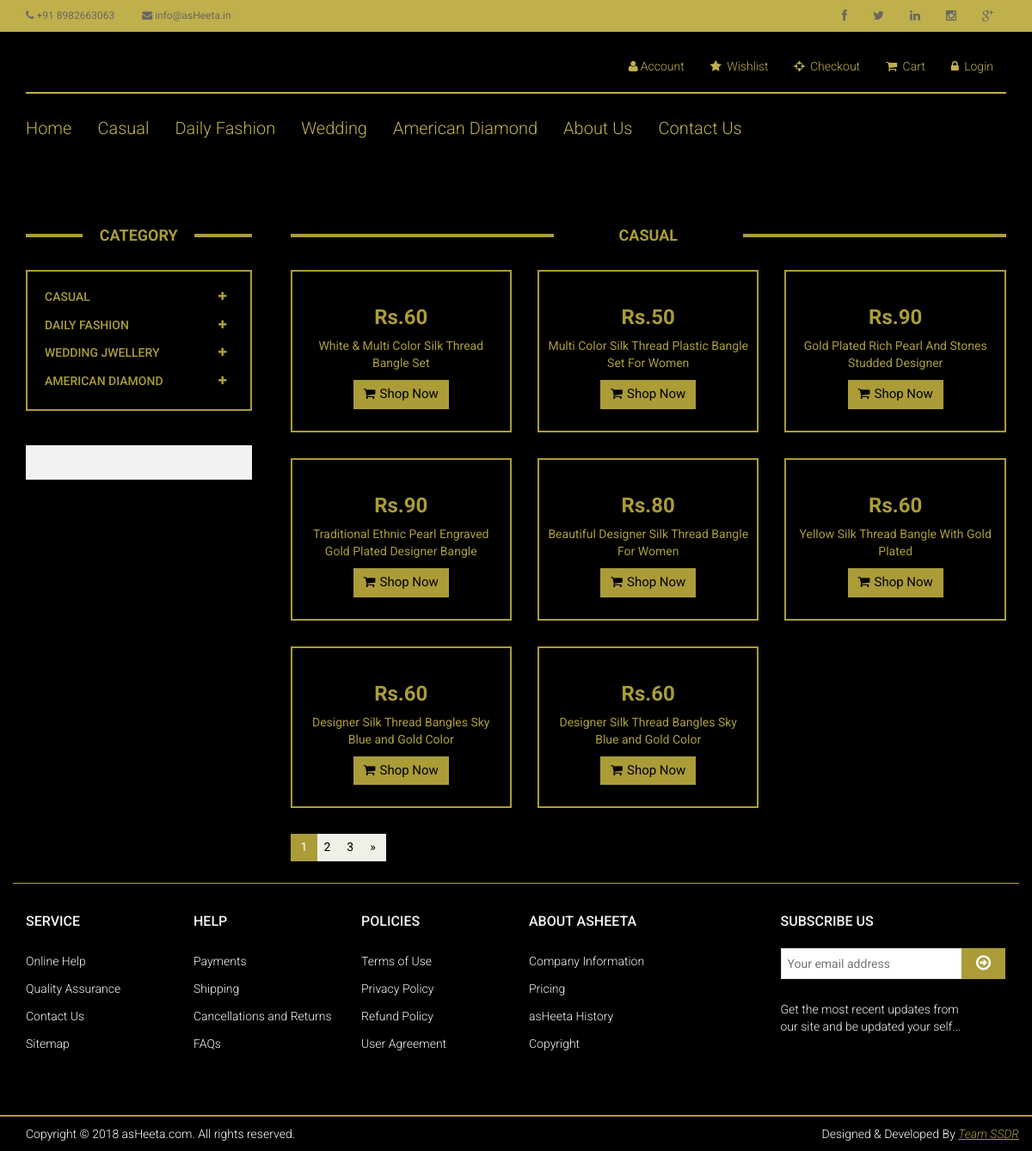
/casual-bangles.php, run on the app's committed database.
### tables this page shows
CREATE TABLE IF NOT EXISTS `stock` (
  `stock_id` int(5) NOT NULL AUTO_INCREMENT,
  `product_code` varchar(15) NOT NULL,
  `product_name` varchar(100) NOT NULL,
  `brand` varchar(10) NOT NULL DEFAULT 'asHeeta',
  `colour` text NOT NULL,
  `base_material` text NOT NULL,
  `collection` int(1) NOT NULL,
  `plating` text NOT NULL,
  `size` varchar(10) NOT NULL,
  `price` int(5) NOT NULL,
  `type` text NOT NULL,
  `description` text NOT NULL,
  `img1` varchar(100) DEFAULT NULL,
  `img2` varchar(100) DEFAULT NULL,
  `img3` varchar(100) DEFAULT NULL,
  `thumbnail` varchar(100) DEFAULT NULL,
  PRIMARY KEY (`stock_id`)
);

### casual-bangles.php (the view, shortened to what this page needs)
<!DOCTYPE html>
<html lang="en">
<head>
    <link href="css/bootstrap.min.css" rel="stylesheet">
    <link href="css/font-awesome.min.css" rel="stylesheet">
    <link href="css/prettyPhoto.css" rel="stylesheet">
    <link href="css/price-range.css" rel="stylesheet">
    <link href="css/animate.css" rel="stylesheet">
	<link href="css/main.css" rel="stylesheet">
	<link href="css/responsive.css" rel="stylesheet">
</head>
<body>
	<header id="header">
		<div class="header_top">
			<div class="container">
				<?php
                        include("head-top.php");
                ?>
			</div>
		</div>
		<div class="header-middle">
			<div class="container">
			<?php
                        include("head-middle.php");
                ?>
            </div>
		</div>
		<div class="header-bottom">
			<div class="container">
            <?php
                        include("head-bottom.php");
                ?>
            </div>
        </div>
	</header>
	<section id="advertisement">
		<div class="container">
		</div>
	</section>
	<section>
		<div class="container">
			<div class="row">
				<div class="col-sm-3">
					<div class="left-sidebar">
						<h2>Category</h2>
						<?php
								include("category.php");
						?>
						<div class="shipping text-center">
						</div>
					</div>
				</div>
				<div class="col-sm-9 padding-right">
					<div class="features_items">
						<h2 class="title text-center">CASUAL</h2>
                        <?php
                                 $cat_sql = "SELECT * FROM `stock` WHERE collection='1' AND type='Bangle'";
                                 $cat_query = mysqli_query($dbconnect, $cat_sql);
                                 $row=mysqli_fetch_array($cat_query);
                                do
                                {
                                        $price = $row[9];
                                        $prd_name = $row[2];
                        ?>
						<div class="col-sm-4">
							<div class="product-image-wrapper">
								<div class="single-products">
									<div class="productinfo text-center prd_name">
                                        <?php
                                            echo"<h2>Rs.".$price."</h2>";
                                            echo"<p>".$prd_name."</p>";
                                        ?>
										<a href="#" class="btn btn-default add-to-cart"><i class="fa fa-shopping-cart"></i>Shop Now</a>
									</div>
									</div>
								</div>
							</div>
                        <?php
                                 }
                                while($row=mysqli_fetch_array($cat_query))
                        ?>
						</div>
						<ul class="pagination">
							<li class="active"><a href="">1</a></li>
							<li><a href="">2</a></li>
							<li><a href="">3</a></li>
							<li><a href="">&raquo;</a></li>
						</ul>
					</div>
				</div>
			</div>
	</section>
		<div class="footer-widget">
			<div class="container">
				<?php
                        include("footer.php");
                ?>
			</div>
		</div>
</body>
</html>

### head-top.php
<div class="row">
					<div class="col-sm-6">
						<div class="contactinfo">
							<ul class="nav nav-pills">
								<li><a href=""><i class="fa fa-phone"></i> +91 8982663063</a></li>
								<li><a href=""><i class="fa fa-envelope"></i> info@asHeeta.in</a></li>
							</ul>
						</div>
					</div>
					<div class="col-sm-6">
						<div class="social-icons pull-right">
							<ul class="nav navbar-nav">
								<li><a href=""><i class="fa fa-facebook"></i></a></li>
								<li><a href=""><i class="fa fa-twitter"></i></a></li>
								<li><a href=""><i class="fa fa-linkedin"></i></a></li>
								<li><a href=""><i class="fa fa-instagram"></i></a></li>
								<li><a href=""><i class="fa fa-google-plus"></i></a></li>
							</ul>
						</div>
					</div>
				</div>

### head-middle.php (shortened to what this page needs)
<div class="row">
					<div class="col-md-4 clearfix">
					</div>
					<div class="col-md-8 clearfix">
						<div class="shop-menu clearfix pull-right">
							<ul class="nav navbar-nav">
                                <?php
                                if(!empty($_SESSION['email']) )
              {
								echo'<li><a href=""><i class="fa fa-user"></i>'.$_SESSION['email'].'</a></li>';
              }
                                else
                                {
                                    echo'<li><a href=""><i class="fa fa-user"></i>Account</a></li>';
                                }
                                echo'<li><a href=""><i class="fa fa-star"></i> Wishlist</a></li>';
								echo'<li><a href="checkout.php"><i class="fa fa-crosshairs"></i> Checkout</a></li>';
								echo'<li><a href="cart.php"><i class="fa fa-shopping-cart"></i> Cart</a></li>';
                                 if(!empty($_SESSION['email']) )
              {
              }
                                else
                                {
                                    echo'<li><a href="login.php"><i class="fa fa-lock"></i> Login</a></li>';
                                }
                                ?>
							</ul>
						</div>
					</div>
				</div>

### head-bottom.php (shortened to what this page needs)
<div class="row">
					<div class="col-sm-11">
						<div class="mainmenu pull-left">
							<ul class="nav navbar-nav collapse navbar-collapse">
								<li><a href="index.php">Home</a></li>
								<li><a href="casual.php">Casual</a></li>
								<li><a href="daily-fashion.php">Daily Fashion</a></li>
								<li><a href="wedding.php">Wedding</a></li>
                                <li><a href="american-diamond.php">American Diamond</a></li>
								<li><a href="about-us.php">About Us</a></li>
								<li><a href="contact-us.php" class="active">Contact Us</a></li>
							</ul>
						</div>
					</div>
				</div>

### category.php (shortened to what this page needs)
<div class="panel-group category-products" id="accordian">
							<div class="panel panel-default">
								<div class="panel-heading">
									<h4 class="panel-title">
										<a data-toggle="collapse" data-parent="#accordian" href="#casual">
											<span class="badge pull-right"><i class="fa fa-plus"></i></span>
											Casual
										</a>
									</h4>
								</div>
							</div>
							<div class="panel panel-default">
								<div class="panel-heading">
									<h4 class="panel-title">
										<a data-toggle="collapse" data-parent="#accordian" href="#daily-fashion">
											<span class="badge pull-right"><i class="fa fa-plus"></i></span>
											Daily Fashion
										</a>
									</h4>
								</div>
							</div>
							<div class="panel panel-default">
								<div class="panel-heading">
									<h4 class="panel-title">
										<a data-toggle="collapse" data-parent="#accordian" href="#wedding-jwellery">
											<span class="badge pull-right"><i class="fa fa-plus"></i></span>
											Wedding Jwellery
										</a>
									</h4>
								</div>
							</div>
							<div class="panel panel-default">
								<div class="panel-heading">
									<h4 class="panel-title">
										<a data-toggle="collapse" data-parent="#accordian" href="#american-diamond">
											<span class="badge pull-right"><i class="fa fa-plus"></i></span>
											American Diamond
										</a>
									</h4>
								</div>
							</div>
						</div>

### footer.php
<div class="row">
					<div class="col-sm-2">
						<div class="single-widget">
							<h2>Service</h2>
							<ul class="nav nav-pills nav-stacked">
								<li><a href="">Online Help</a></li>
						        <li><a href="">Quality Assurance</a></li>
								<li><a href="">Contact Us</a></li>
								<li><a href="">Sitemap</a></li>
							</ul>
						</div>
					</div>
					<div class="col-sm-2">
						<div class="single-widget">
							<h2>HELP</h2>
							<ul class="nav nav-pills nav-stacked">
								<li><a href="">Payments</a></li>
								<li><a href="">Shipping</a></li>
								<li><a href="">Cancellations and Returns</a></li>
								<li><a href="">FAQs</a></li>
							</ul>
						</div>
					</div>
					<div class="col-sm-2">
						<div class="single-widget">
							<h2>Policies</h2>
							<ul class="nav nav-pills nav-stacked">
								<li><a href="">Terms of Use</a></li>
								<li><a href="">Privacy Policy</a></li>
								<li><a href="">Refund Policy</a></li>
								<li><a href="">User Agreement</a></li>
							</ul>
						</div>
					</div>
					<div class="col-sm-2">
						<div class="single-widget">
							<h2>About asHeeta</h2>
						  <ul class="nav nav-pills nav-stacked">
								<li><a href="">Company Information</a></li>
								<li><a href="">Pricing</a></li>
								<li><a href="">asHeeta History</a></li>
								<li><a href="">Copyright</a></li>
							</ul>
						</div>
					</div>
					<div class="col-sm-3 col-sm-offset-1">
						<div class="single-widget">
							<h2>Subscribe us</h2>
							<form action="#" class="searchform">
								<input type="text" placeholder="Your email address" />
								<button type="submit" class="btn btn-default"><i class="fa fa-arrow-circle-o-right"></i></button>
								<p>Get the most recent updates from <br />our site and be updated your self...</p>
							</form>
						</div>
					</div>
				</div>
			</div>
		</div>
		<div class="footer-bottom">
			<div class="container">
				<div class="row">
					<p class="pull-left">Copyright © 2018 asHeeta.com. All rights reserved.</p>
					<p class="pull-right">Designed & Developed By <span><a target="_blank" href="http://w">Team SSDR</a></span></p>
				</div>

### data on the page
stock: price "60", product_name "White & Multi Color Silk Thread Bangle Set"
stock: price "50", product_name "Multi Color Silk Thread Plastic Bangle Set For Women"
stock: price "90", product_name "Gold Plated Rich Pearl And Stones Studded Designer"
stock: price "90", product_name "Traditional Ethnic Pearl Engraved Gold Plated Designer Bangle"
stock: price "80", product_name "Beautiful Designer Silk Thread Bangle For Women"
stock: price "60", product_name "Yellow Silk Thread Bangle With Gold Plated"
stock: price "60", product_name "Designer Silk Thread Bangles Sky Blue and Gold Color"
stock: price "60", product_name "Designer Silk Thread Bangles Sky Blue and Gold Color"
